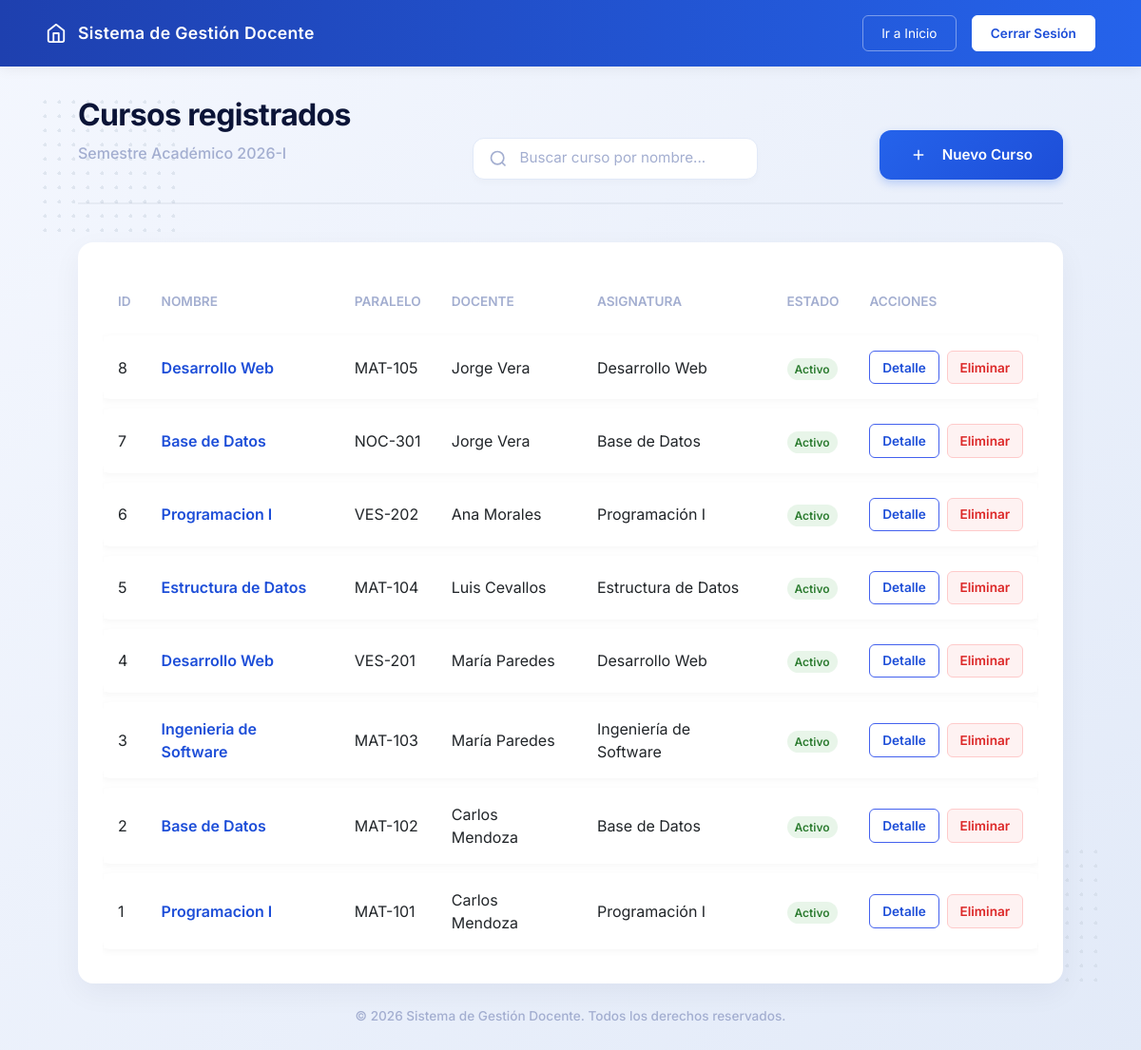
The app's page /cursos (signed in) with its own data.
### tables this page shows
CREATE TABLE cursos (
    id_curso INT(11) NOT NULL AUTO_INCREMENT,
    id_docente INT(11) NOT NULL,
    id_asignatura INT(11) NOT NULL,
    paralelo VARCHAR(10) NOT NULL,
    nombre VARCHAR(100) NOT NULL,
    horario VARCHAR(100) NOT NULL,
    descripcion VARCHAR(200) NOT NULL,
    cantidad_alumnos INT(11) NOT NULL DEFAULT 0,
    fecha_modificacion TIMESTAMP NOT NULL DEFAULT CURRENT_TIMESTAMP,
    fecha_creacion TIMESTAMP NOT NULL DEFAULT CURRENT_TIMESTAMP,
    estado ENUM('activo','inactivo') NOT NULL DEFAULT 'activo',

    PRIMARY KEY(id_curso),

    CONSTRAINT fk_curso_docente
        FOREIGN KEY(id_docente)
        REFERENCES docentes(id_docente),

    CONSTRAINT fk_curso_asignatura
        FOREIGN KEY(id_asignatura)
        REFERENCES asignaturas(id_asignatura)

);

CREATE TABLE asignaturas (
    id_asignatura INT(11) NOT NULL AUTO_INCREMENT,
    codigo VARCHAR(20) NOT NULL,
    nombre VARCHAR(100) NOT NULL,
    semestre ENUM(
        'Primer',
        'Segundo',
        'Tercero',
        'Cuarto',
        'Quinto',
        'Sexto',
        'Septimo',
        'Octavo',
        'Noveno',
        'Decimo'
    ) NOT NULL,
    creditos INT(2) NOT NULL,
    fecha_modificacion TIMESTAMP NOT NULL DEFAULT CURRENT_TIMESTAMP,
    fecha_creacion TIMESTAMP NOT NULL DEFAULT CURRENT_TIMESTAMP,
    estado ENUM('activo','inactivo') NOT NULL DEFAULT 'activo',

    PRIMARY KEY(id_asignatura),
    UNIQUE KEY uk_asignatura_codigo(codigo)
);

### config/Conexion.php (called while the page is built)
<?php
class Conexion
{
    private static $conexion = null;
    public static function conectar()
    {
        if (self::$conexion == null) {
            try {
                self::$conexion = new PDO(
                    "mysql:host=localhost;port=3306;dbname=gestion_docentes_db;charset=utf8",
                    "root",
                    ""
                );
                self::$conexion->setAttribute(
                    PDO::ATTR_ERRMODE,
                    PDO::ERRMODE_EXCEPTION
                );
                self::$conexion->setAttribute(
                    PDO::ATTR_DEFAULT_FETCH_MODE,
                    PDO::FETCH_ASSOC
                );
            } catch (PDOException $e) {
                die("Error de conexión: " . $e->getMessage());
            }
        }
        return self::$conexion;
    }
}

### app/modelos/CursoModelo.php (called while the page is built, shortened)
<?php
require_once 'config/Conexion.php';
class CursoModelo
{
    private $conexion;
    public function __construct()
    {
        $this->conexion = Conexion::conectar();
    }
    public function listar(?int $id_docente = null)
    {
        $stmt = '';
        if (!$id_docente) {
            $sql = "SELECT c.id_curso, CONCAT(d.primer_nombre, ' ', d.primer_apellido) as docente,
                a.nombre as asignatura, c.nombre, c.paralelo, c.descripcion,
                c.paralelo, c.horario, c.cantidad_alumnos, c.fecha_creacion,
                c.fecha_modificacion, c.estado
                FROM cursos c
                JOIN docentes d ON c.id_docente = d.id_docente
                JOIN asignaturas a ON c.id_asignatura = a.id_asignatura
                ORDER BY c.id_curso DESC";
          $stmt = $this->conexion->query($sql);
        }
        return $stmt->fetchAll(PDO::FETCH_ASSOC);
    }
}

### app/vistas/curso/curso_listado_admin.php (the view, shortened to what this page needs)
<?php
require_once __DIR__."/../layout/header.php";
$usuario_rol = $_SESSION["usuario"]["rol"];
?>
    <div class="dot-pattern top-left"></div>
    <main class="main-container content-align-top">
        <header class="section-header">
            <div>
                <h1 class="page-title">Cursos registrados</h1>
                <p class="page-subtitle">Semestre Académico 2026-I</p>
            </div>
            <div class="search-box" <?php if(strcmp($usuario_rol, "administrador") != 0) echo "hidden"; ?>>
                <svg width="20" height="20" viewBox="0 0 24 24" fill="none" stroke="currentColor" stroke-width="2"><circle cx="11" cy="11" r="8"/><line x1="21" y1="21" x2="16.65" y2="16.65"/></svg>
                <input type="text" placeholder="Buscar curso por nombre..." id="cursoBuscador">
            </div>
            <a href="/gestion-docentes-web/cursos?accion=crear" class="btn-save" style="text-decoration: none;">
                <svg width="18" height="18" viewBox="0 0 24 24" fill="none" stroke="currentColor" stroke-width="2" style="margin-right: 0.5rem;"><line x1="12" y1="5" x2="12" y2="19"></line><line x1="5" y1="12" x2="19" y2="12"></line></svg>
                Nuevo Curso
            </a>
        </header>
        <div class="modern-card" style="padding: 1.5rem;">
            <div class="table-container" style="overflow-x: auto;">
                <table class="data-table" style="width: 100%; min-width: 800px; border-collapse: separate; border-spacing: 0 10px;">
                    <thead>
                        <tr>
                            <th style="padding: 1rem; color: var(--text-gray); font-weight: 600; text-transform: uppercase; font-size: 0.85rem;">ID</th>
                            <th style="padding: 1rem; color: var(--text-gray); font-weight: 600; text-transform: uppercase; font-size: 0.85rem;">Nombre</th>
                            <th style="padding: 1rem; color: var(--text-gray); font-weight: 600; text-transform: uppercase; font-size: 0.85rem;">Paralelo</th>
                            <th style="padding: 1rem; color: var(--text-gray); font-weight: 600; text-transform: uppercase; font-size: 0.85rem;">Docente</th>
                            <th style="padding: 1rem; color: var(--text-gray); font-weight: 600; text-transform: uppercase; font-size: 0.85rem;">Asignatura</th>
                            <th style="padding: 1rem; color: var(--text-gray); font-weight: 600; text-transform: uppercase; font-size: 0.85rem;">Estado</th>
                            <th style="padding: 1rem; color: var(--text-gray); font-weight: 600; text-transform: uppercase; font-size: 0.85rem;">Acciones</th>
                        </tr>
                    </thead>
                    <tbody id="tablaCursos">
                        <?php if (empty($cursos)): ?>
                            <tr>
                                <td colspan="7" style="text-align: center; padding: 2rem; color: var(--text-gray);">
                                    No hay cursos registrados.
                                </td>
                            </tr>
                        <?php else: ?>
                            <?php foreach ($cursos as $curso): ?>
                                <tr style="background: white; box-shadow: 0 2px 8px rgba(0,0,0,0.04); transition: transform 0.2s;">
                                    <td style="padding: 1rem; border-radius: 8px 0 0 8px;">
                                        <?= htmlspecialchars($curso['id_curso']) ?>
                                    </td>
                                    <td style="padding: 1rem; font-weight: 600; color: var(--c-primary-main);">
                                        <?= htmlspecialchars($curso['nombre']) ?>
                                    </td>
                                    <td style="padding: 1rem;">
                                        <?= htmlspecialchars($curso['paralelo']) ?>
                                    </td>
                                    <td style="padding: 1rem;">
                                        <?= htmlspecialchars($curso['docente']) ?>
                                    </td>
                                    <td style="padding: 1rem;">
                                        <?= htmlspecialchars($curso['asignatura']) ?>
                                    </td>
                                    <td style="padding: 1rem;">
                                        <?php if ($curso['estado'] === 'activo'): ?>
                                            <span style="background: #e8f5e9; color: #2e7d32; padding: 4px 8px; border-radius: 12px; font-size: 0.75rem; font-weight: 600;">
                                                Activo
                                            </span>
                                        <?php else: ?>
                                            <span style="background: #ffebee; color: #c62828; padding: 4px 8px; border-radius: 12px; font-size: 0.75rem; font-weight: 600;">
                                                Inactivo
                                            </span>
                                        <?php endif; ?>
                                    </td>
                                    <td style="padding: 1rem; border-radius: 0 8px 8px 0;">
                                        <div style="display: flex; gap: 0.5rem;">
                                            <a href="?accion=buscar&id_curso=<?= $curso['id_curso'] ?>" class="btn-outline" style="padding: 0.4rem 0.8rem; font-size: 0.85rem;">Detalle</a>
                                            <a href="?accion=eliminar&id_curso=<?= $curso['id_curso'] ?>" class="btn-red" style="padding: 0.4rem 0.8rem; font-size: 0.85rem;" onclick="return confirm('¿Está seguro de eliminar este curso?');">
                                                Eliminar
                                            </a>
                                        </div>
                                    </td>
                                </tr>
                            <?php endforeach; ?>
                        <?php endif; ?>
                    </tbody>
                </table>
            </div>
        </div>
    </main>
<?php require_once __DIR__."/../layout/footer.php" ?>

### public/css/style.css (style rules this page uses)
:root { --bg-gradient-start: #F4F7FE; --bg-gradient-end: #E2EAF8; --text-dark: #0B1437; --text-gray: #A3AED0; --card-bg: #FFFFFF; --border-color: #E2E8F0; --c-blue-light: #E1E9F8; --c-blue-main: #4361EE; --c-primary-light: #4A85F6; --c-primary-main: #1D4ED8; --c-teal-light: #D1FAE5; --c-teal-main: #10B981; --c-purple-light: #EDE9FE; --c-purple-main: #8B5CF6; --c-orange-light: #fef5e9; --c-orange-main: #f6975c; }
* { margin: 0; padding: 0; box-sizing: border-box; font-family: 'Inter', sans-serif; }
.home-body { background: linear-gradient(135deg, var(--bg-gradient-start) 0%, var(--bg-gradient-end) 100%); min-height: 100vh; display: flex; flex-direction: column; position: relative; }
.btn-outline { background-color: transparent; color: #FFFFFF; border: 1px solid rgba(255, 255, 255, 0.4); padding: 0.5rem 1.2rem; text-decoration: none; font-size: 0.85rem; border-radius: 6px; transition: all 0.3s ease; }
.main-container { flex: 1; width: 100%; max-width: 1100px; margin: 0 auto; padding: 0 2rem; position: relative; z-index: 10; display: flex; flex-direction: column; justify-content: center; }
.content-align-top { justify-content: flex-start !important; padding-top: 2rem !important; }
.dot-pattern { position: absolute; width: 150px; height: 150px; background-image: radial-gradient(circle, #CBD5E1 2px, transparent 2px); background-size: 15px 15px; opacity: 0.5; z-index: 1; }
.top-left { top: 100px; left: 40px; }
.section-header { display: flex; justify-content: space-between; align-items: flex-end; margin-bottom: 2.5rem; border-bottom: 2px solid rgba(11, 20, 55, 0.05); padding-bottom: 1.5rem; }
.page-title { font-size: 2rem; font-weight: 700; color: var(--text-dark); letter-spacing: -0.02em; }
.page-subtitle { color: var(--text-gray); font-size: 1rem; font-weight: 500; }
.search-box { display: flex; align-items: center; background-color: var(--card-bg); border: 1px solid var(--c-blue-light); border-radius: 12px; padding: 0.6rem 1rem; width: 300px; box-shadow: 0 4px 6px rgba(0,0,0,0.02); transition: all 0.3s ease; }
.search-box svg { color: var(--text-gray); margin-right: 0.8rem; flex-shrink: 0; }
.search-box input { border: none; outline: none; background: transparent; width: 100%; color: var(--text-dark); font-size: 0.95rem; font-family: 'Inter', sans-serif; }
.search-box input::placeholder { color: var(--text-gray); font-weight: 400; }
.btn-save { background: linear-gradient(135deg, #2563EB 0%, #1D4ED8 100%); color: white; padding: 0.9rem 2rem; border-radius: 12px; border: none; font-weight: 600; font-size: 0.95rem; display: inline-flex; align-items: center; gap: 0.5rem; cursor: pointer; transition: all 0.3s ease; box-shadow: 0 4px 10px rgba(37, 99, 235, 0.25); }
.btn-save svg { flex-shrink: 0; }
.modern-card { background: var(--card-bg); border-radius: 16px; padding: 2.5rem 1.5rem 4rem 1.5rem; text-align: center; text-decoration: none; box-shadow: 0 10px 30px rgba(11, 20, 55, 0.05); position: relative; overflow: hidden; transition: transform 0.3s ease, box-shadow 0.3s ease; border: 2px solid transparent; }
.data-table td:last-child { white-space: nowrap; padding-right: 20px; }
.data-table { width: 100%; border-collapse: collapse; }
.data-table th, .data-table td { padding: 1.2rem 1rem; text-align: left; }
.data-table .btn-outline { background-color: transparent; color: var(--c-primary-main); border: 1px solid var(--c-blue-main); font-weight: 600; }
.data-table .btn-red { background-color: #FEF2F2; color: #DC2626; border: 1px solid #FECACA; text-decoration: none; border-radius: 6px; font-weight: 600; display: inline-block; transition: all 0.2s ease; }

### records on screen
cursos: id_curso "8", nombre "Desarrollo Web", paralelo "MAT-105", docente "Jorge Vera", id_asignatura.nombre "Desarrollo Web", estado "Activo"
cursos: id_curso "7", nombre "Base de Datos", paralelo "NOC-301", docente "Jorge Vera", id_asignatura.nombre "Base de Datos", estado "Activo"
cursos: id_curso "6", nombre "Programacion I", paralelo "VES-202", docente "Ana Morales", id_asignatura.nombre "Programación I", estado "Activo"
cursos: id_curso "5", nombre "Estructura de Datos", paralelo "MAT-104", docente "Luis Cevallos", id_asignatura.nombre "Estructura de Datos", estado "Activo"
cursos: id_curso "4", nombre "Desarrollo Web", paralelo "VES-201", docente "María Paredes", id_asignatura.nombre "Desarrollo Web", estado "Activo"
cursos: id_curso "3", nombre "Ingenieria de Software", paralelo "MAT-103", docente "María Paredes", id_asignatura.nombre "Ingeniería de Software", estado "Activo"
cursos: id_curso "2", nombre "Base de Datos", paralelo "MAT-102", docente "Carlos Mendoza", id_asignatura.nombre "Base de Datos", estado "Activo"
cursos: id_curso "1", nombre "Programacion I", paralelo "MAT-101", docente "Carlos Mendoza", id_asignatura.nombre "Programación I", estado "Activo"

### other values on screen
$menu["nombre"] "Inicio"
